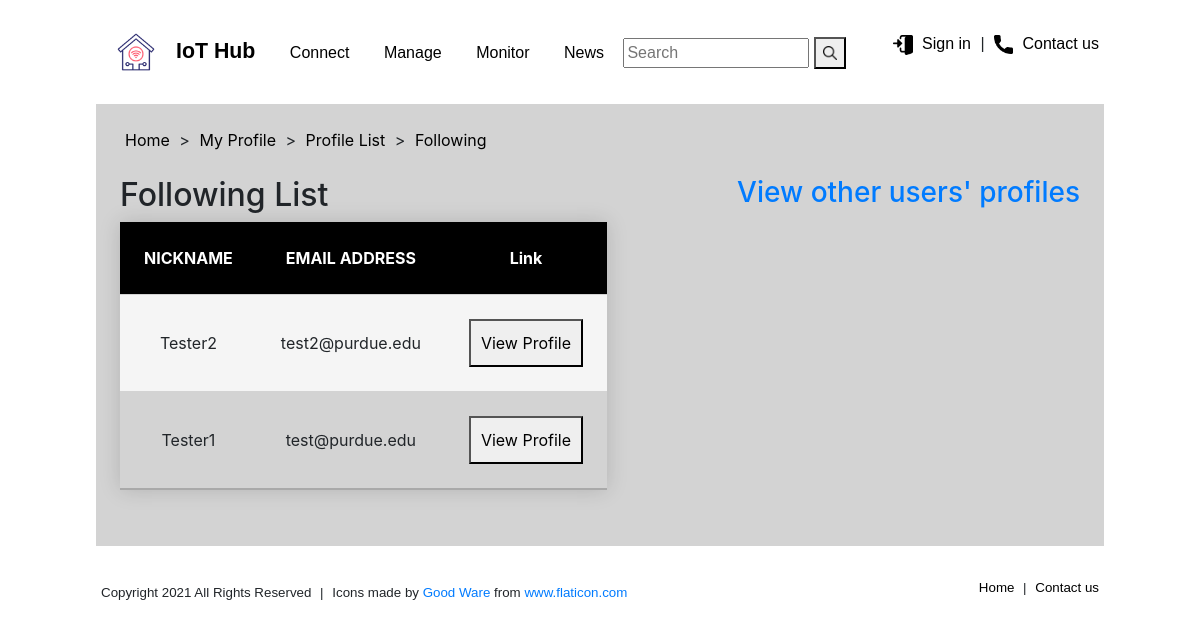
/CNIT581-048-project3/1/followinglist/, run on the app's committed database.
### hubapp/models.py (models this page shows)
class CustomUser(AbstractUser):
    nickname = models.CharField(max_length=100)
    gender_type_choices = (
        ('Male', 'Male'),
        ('Female', 'Female'),
        ('Not to say', 'Not to say')
    )
    gender = models.CharField(max_length=10, choices=gender_type_choices)
    followers = models.ManyToManyField(
        settings.AUTH_USER_MODEL,
        related_name='following',
        blank=True
    )

### hubapp/views.py (the view)
# urls.py: path('<int:user_id>/followinglist/', views.followinglist, name='followinglist'),
def followinglist(request, user_id):
    user = get_object_or_404(get_user_model(), id=user_id)
    following_list = user.following.all()
    return render(request, 'hubapp/followinglist.html', {'following_list': following_list})

### hubapp/templates/hubapp/followinglist.html
{% extends "hubapp/base.html" %}
{% block header %}
    <a href="{% url 'index' %}">Home</a> >
    <a href="{% url 'myprofile' %}">My Profile</a> >
    <a href="{% url 'profiles' %}">Profile List</a> >
    <a href="">Following</a>
{% endblock header %}
{% block title %}
<div>
    <h2 style="display: inline-block">
        Following List
    </h2>
    <h3 style="float:right; vertical-align:middle">
        <a href="{% url 'profiles' %}">View other users' profiles</a>
    </h3>
</div>
{% endblock title %}
{% block content %}
<div>
    <table class="devices-list">
         <thead>
            <tr>
                <th>NICKNAME</th>
                <th>EMAIL ADDRESS</th>
                <th>Link</th>
            </tr>
         </thead>
         <tbody>
        {% for following in following_list %}
             <tr>
                 <td>{{ following.nickname }}</td>
                 <td>{{ following.email }}</td>
                 <td><button onclick="location.href='{% url 'other_profile' following.id %}'">View Profile</button></td>
             </tr>
        {% endfor %}
         </tbody>
    </table>
</div>
{% endblock content %}

### hubapp/static/hubapp/style.css (style rules this page uses)
* { box-sizing: border-box; }
body { padding: 2vh 4vw 2vh 4vw; }
#title-container > a { margin: 5px; color: black; }
button { cursor:pointer; padding: 10px; }
h3 { olor: #777777;c }
.devices-list { min-width: 50%; border-collapse: collapse; box-shadow: 0 0 20px rgba(0, 0, 0, 0.15); text-align: center; }
.devices-list thead tr { background-color: black; color: white; }
.devices-list th, td { padding: 3vh; }
.devices-list thead tr, tbody tr { border-bottom: 1px solid lightgray; }
.devices-list tbody tr:nth-of-type(odd) { background-color: #F5F5F5; }
.devices-list tbody tr:last-of-type { border-bottom: 2px solid darkgray; }

### data on the page
CustomUser: nickname "Tester2", email "test2@purdue.edu"
CustomUser: nickname "Tester1", email "test@purdue.edu"
